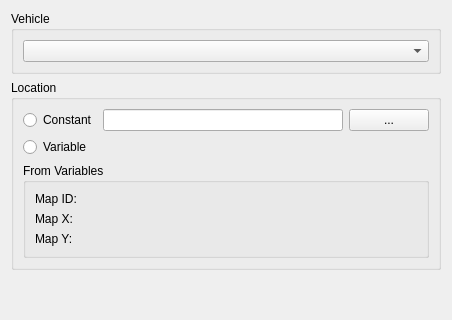
<?xml version="1.0" encoding="UTF-8"?>
<ui version="4.0">
 <class>SetVehicleLocationWidget</class>
 <widget class="QWidget" name="SetVehicleLocationWidget">
  <property name="geometry">
   <rect><x>0</x><y>0</y><width>400</width><height>320</height></rect>
  </property>
  <property name="windowTitle">
   <string>Set Vehicle Location</string>
  </property>
  <layout class="QVBoxLayout" name="verticalLayout">
   <item>
    <widget class="QGroupBox" name="groupVehicle">
     <property name="title"><string>Vehicle</string></property>
     <layout class="QVBoxLayout" name="layoutVehicle">
      <item><widget class="QComboBox" name="comboVehicle"/></item>
     </layout>
    </widget>
   </item>
   <item>
    <widget class="QGroupBox" name="groupLocation">
     <property name="title"><string>Location</string></property>
     <layout class="QGridLayout" name="layoutLocation">
      <item row="0" column="0">
       <widget class="QRadioButton" name="radioConstant"><property name="text"><string>Constant</string></property></widget>
      </item>
      <item row="0" column="1">
       <widget class="QLineEdit" name="lineLocation">
        <property name="readOnly"><bool>true</bool></property>
        <property name="minimumSize"><size><width>240</width><height>0</height></size></property>
       </widget>
      </item>
      <item row="0" column="2">
       <widget class="QPushButton" name="pushPick">
        <property name="text"><string>...</string></property>
        <property name="toolTip"><string>Pick the map and the location</string></property>
       </widget>
      </item>
      <item row="1" column="0" colspan="3">
       <widget class="QRadioButton" name="radioVariable"><property name="text"><string>Variable</string></property></widget>
      </item>
      <item row="2" column="0" colspan="3">
       <widget class="QGroupBox" name="groupVariables">
        <property name="title"><string>From Variables</string></property>
        <layout class="QFormLayout" name="layoutVariables">
         <item row="0" column="0"><widget class="QLabel" name="labelVarMap"><property name="text"><string>Map ID:</string></property></widget></item>
         <item row="0" column="1"><widget class="VariableRpgComboBox" name="comboVarMap"/></item>
         <item row="1" column="0"><widget class="QLabel" name="labelVarX"><property name="text"><string>Map X:</string></property></widget></item>
         <item row="1" column="1"><widget class="VariableRpgComboBox" name="comboVarX"/></item>
         <item row="2" column="0"><widget class="QLabel" name="labelVarY"><property name="text"><string>Map Y:</string></property></widget></item>
         <item row="2" column="1"><widget class="VariableRpgComboBox" name="comboVarY"/></item>
        </layout>
       </widget>
      </item>
     </layout>
    </widget>
   </item>
   <item>
    <spacer name="verticalSpacer">
     <property name="orientation"><enum>Qt::Vertical</enum></property>
     <property name="sizeHint" stdset="0"><size><width>20</width><height>10</height></size></property>
    </spacer>
   </item>
  </layout>
 </widget>
 <customwidgets>
  <customwidget>
   <class>VariableRpgComboBox</class>
   <extends>QWidget</extends>
   <header>ui/common/rpg_combobox.h</header>
  </customwidget>
 </customwidgets>
 <resources/>
 <connections/>
</ui>
